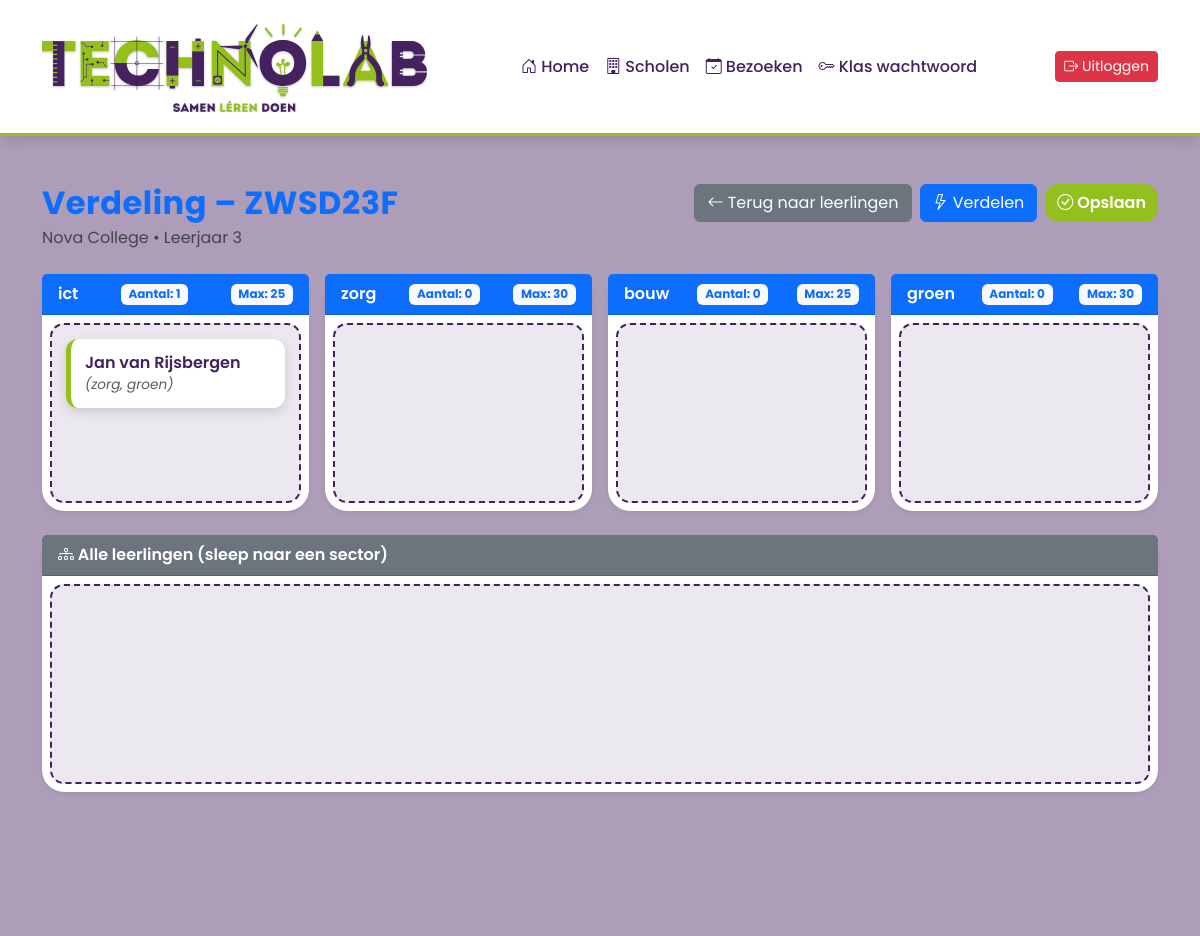
The app's page /verdeling.php?klas_id=1 (signed in) with its own data.
### tables this page shows
CREATE TABLE `klas` (
  `klas_id` int(11) NOT NULL,
  `school_id` int(11) NOT NULL,
  `klasaanduiding` varchar(100) NOT NULL,
  `leerjaar` varchar(100) DEFAULT NULL,
  `schooljaar` varchar(100) NOT NULL,
  `pincode` varchar(50) NOT NULL,
  `max_keuzes` tinyint(3) UNSIGNED NOT NULL
);

CREATE TABLE `school` (
  `school_id` smallint(6) NOT NULL,
  `schoolnaam` varchar(100) NOT NULL,
  `plaats` varchar(100) NOT NULL,
  `type_onderwijs` set('Primair Onderwijs','Voortgezet Onderwijs','MBO') DEFAULT NULL
);

CREATE TABLE `klas_voorkeur` (
  `id` int(11) NOT NULL,
  `klas_id` int(11) NOT NULL,
  `volgorde` int(11) NOT NULL,
  `naam` varchar(100) NOT NULL,
  `actief` tinyint(1) DEFAULT 1,
  `max_leerlingen` int(11) DEFAULT NULL
);

CREATE TABLE `leerling` (
  `leerling_id` int(11) NOT NULL,
  `klas_id` int(11) NOT NULL,
  `voornaam` varchar(100) NOT NULL,
  `tussenvoegsel` varchar(100) DEFAULT NULL,
  `achternaam` varchar(100) NOT NULL,
  `voorkeur1` varchar(100) DEFAULT NULL,
  `voorkeur2` varchar(100) DEFAULT NULL,
  `voorkeur3` varchar(100) DEFAULT NULL,
  `voorkeur4` varchar(100) DEFAULT NULL,
  `voorkeur5` varchar(100) DEFAULT NULL,
  `toegewezen_voorkeur` varchar(100) DEFAULT NULL
);

### verdeling.php (the view, shortened to what this page needs)
<?php
$klas_id = (int)$_GET['klas_id'];
function e($s)
{
    return htmlspecialchars((string)$s, ENT_QUOTES, 'UTF-8');
}
require 'includes/header.php';
$stmt = $conn->prepare("
    SELECT k.*, s.schoolnaam
    FROM klas k
    JOIN school s ON s.school_id=k.school_id
    WHERE k.klas_id=?
");
$stmt->bind_param("i", $klas_id);
$stmt->execute();
$klas = $stmt->get_result()->fetch_assoc();
$stmt = $conn->prepare("
    SELECT id, naam, COALESCE(max_leerlingen,0) AS max_leerlingen
    FROM klas_voorkeur
    WHERE klas_id=? AND actief=1
    ORDER BY volgorde ASC
");
$stmt->bind_param("i", $klas_id);
$stmt->execute();
$res   = $stmt->get_result();
$sectors = [];
$sectorNaamMap = [];
while ($r = $res->fetch_assoc()) {
    $sectors[] = $r;
    $sectorNaamMap[(int)$r['id']] = $r['naam'];
}
$stmt = $conn->prepare("
    SELECT leerling_id, voornaam, tussenvoegsel, achternaam,
           voorkeur1, voorkeur2, voorkeur3, toegewezen_voorkeur
    FROM leerling
    WHERE klas_id=?
    ORDER BY achternaam ASC, voornaam ASC
");
$stmt->bind_param("i", $klas_id);
$stmt->execute();
$leerlingen = $stmt->get_result()->fetch_all(MYSQLI_ASSOC);
$stuNames = [];
foreach ($leerlingen as $l) {
    $stuNames[(int)$l['leerling_id']] =
        trim($l['voornaam'] . ' ' . ($l['tussenvoegsel'] ?: '') . ' ' . $l['achternaam']);
}
?>
<div class="ttr-app">
    <div class="container py-5">
        <div class="d-flex justify-content-between align-items-start mb-4">
            <div>
                <h2 class="fw-bold text-primary mb-1">Verdeling – <?= e($klas['klasaanduiding']) ?></h2>
                <div class="text-muted"><?= e($klas['schoolnaam']) ?> • Leerjaar <?= e($klas['leerjaar']) ?></div>
            </div>
            <div class="d-flex gap-2">
                <a href="leerlingen.php?klas_id=<?= $klas_id ?>" class="btn btn-secondary">
                    <i class="bi bi-arrow-left"></i> Terug naar leerlingen
                </a>
                <button id="btnAuto" class="btn btn-primary">
                    <i class="bi bi-lightning"></i> Verdelen
                </button>
                <button id="btnSave" class="btn btn-success">
                    <i class="bi bi-check-circle"></i> Opslaan
                </button>
            </div>
        </div>
        <div class="row g-3 mb-4">
            <?php foreach ($sectors as $s): ?>
                <div class="col-12 col-md-6 col-lg-3">
                    <div class="card verdeling-card shadow-sm h-100">
                        <div class="card-header bg-primary text-white fw-semibold d-flex justify-content-between align-items-center">
                            <span><?= e($s['naam']) ?></span>
                            <span class="badge bg-light text-primary" id="sector-<?= $s['id'] ?>-count" data-max-leerlingen="<?= (int)$s['max_leerlingen'] ?>">
                            </span>
                            <span class="badge bg-light text-primary">
                                Max: <?= (int)$s['max_leerlingen'] === 0 ? '∞' : (int)$s['max_leerlingen'] ?>
                            </span>
                        </div>
                        <div class="card-body p-2">
                            <div class="dropzone" data-sector-id="<?= (int)$s['id'] ?>" style="min-height:180px;"></div>
                        </div>
                    </div>
                </div>
            <?php endforeach; ?>
        </div>
        <div class="card shadow-sm">
            <div class="card-header bg-secondary text-white fw-semibold">
                <i class="bi bi-diagram-3"></i> Alle leerlingen (sleep naar een sector)
            </div>
            <div class="card-body p-2">
                <div class="dropzone verdeling-pool" id="studentsPool" data-sector-id="0">
                    <?php foreach ($leerlingen as $l):
                        $lid      = (int)$l['leerling_id'];
                        $assigned = $l['toegewezen_voorkeur'] !== null && trim((string)$l['toegewezen_voorkeur']) !== ''
                            ? (int)$l['toegewezen_voorkeur']
                            : 0;
                    ?>
                        <div class="student-wrapper"
                            data-leerling-id="<?= $lid ?>"
                            data-assigned="<?= $assigned ?>">
                            <div class="student-item" draggable="true" data-leerling-id="<?= $lid ?>">
                                <div class="student-name">
                                    <?= e($stuNames[$lid]) ?>
                                </div>
                                <?php
                                $v1 = (int)$l['voorkeur1'];
                                $v2 = (int)$l['voorkeur2'];
                                $vTxt = [];
                                if ($v1 && isset($sectorNaamMap[$v1])) $vTxt[] = $sectorNaamMap[$v1];
                                if ($v2 && isset($sectorNaamMap[$v2])) $vTxt[] = $sectorNaamMap[$v2];
                                if (!empty($vTxt)) {
                                    echo '<div class="student-preferences text-muted small">(' . e(implode(', ', $vTxt)) . ')</div>';
                                }
                                ?>
                            </div>
                        </div>
                    <?php endforeach; ?>
                </div>
            </div>
        </div>
    </div>
</div>
<?php require 'includes/footer.php'; ?>

### css/index.css (style rules this page uses)
:root { --tl-purple: #44205F; --tl-green: #94C01F; --tl-white: #ffffff; --tl-orange: #FF6F3C; --tl-purple-light: rgba(68, 32, 95, 0.10); --tl-purple-dark: rgba(68, 32, 95, 0.25); --tl-green-light: rgba(148, 192, 31, 0.18); --tl-orange-light: rgba(255, 111, 60, 0.15); }
.ttr-app { background: var(--tl-purple-dark); font-family: "Poppins", sans-serif; color: #2b2b2b; min-height: 100vh; }
.ttr-app h2, .ttr-app h5 { color: var(--tl-purple); }
.ttr-app h2 { font-weight: 700; letter-spacing: 0.5px; }
.ttr-app .card { background: var(--tl-white); border-radius: 22px; border: none; box-shadow: 0 10px 28px rgba(0,0,0,0.08); transition: transform 0.25s ease, box-shadow 0.25s ease; animation: softFloat 8s ease-in-out infinite; }
.btn-success { background: var(--tl-green); color: var(--tl-white); border-radius: 14px; border: none; font-weight: 600; transition: transform 0.15s ease, box-shadow 0.15s ease; }
.dropzone { min-height: 200px; padding: 14px; border-radius: 14px; border: 2px dashed var(--tl-purple); background: var(--tl-purple-light); transition: transform 0.2s ease, box-shadow 0.2s ease; }
.student-item { background: var(--tl-white); border-radius: 12px; padding: 12px 14px; margin-bottom: 8px; border-left: 5px solid var(--tl-green); box-shadow: 0 4px 12px rgba(0,0,0,0.14); cursor: grab; transition: transform 0.15s ease, box-shadow 0.15s ease; }
.student-name { font-weight: 600; color: var(--tl-purple); }
.student-preferences { font-size: 0.85rem; color: #6c757d; font-style: italic; }

### records on screen
klas: klasaanduiding "ZWSD23F", school.schoolnaam "Nova College", leerjaar "3"
klas_voorkeur: naam "ict", max_leerlingen "25", $s['id'] 1 (drawn)
klas_voorkeur: naam "zorg", max_leerlingen "30"
klas_voorkeur: naam "bouw", max_leerlingen "25"
klas_voorkeur: naam "groen", max_leerlingen "30"
leerling: leerling_id "Jan van Rijsbergen", vTxt "zorg, groen"
